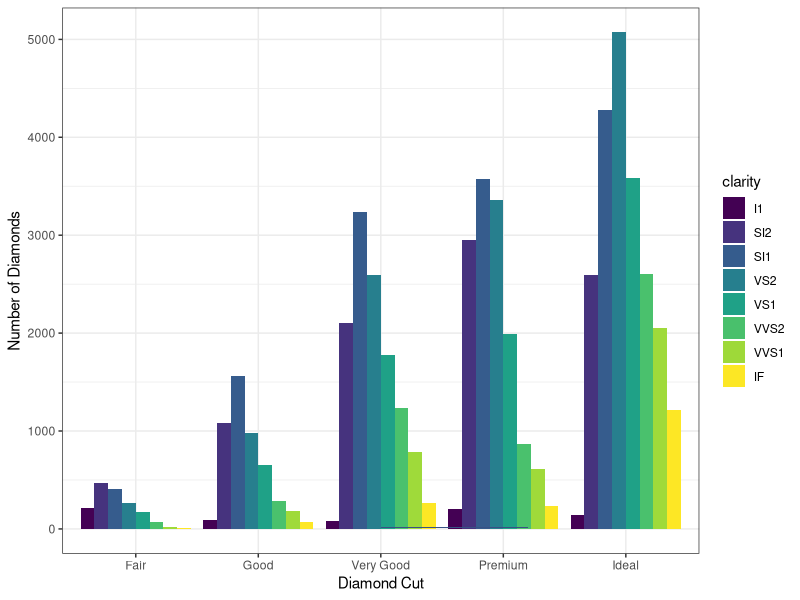
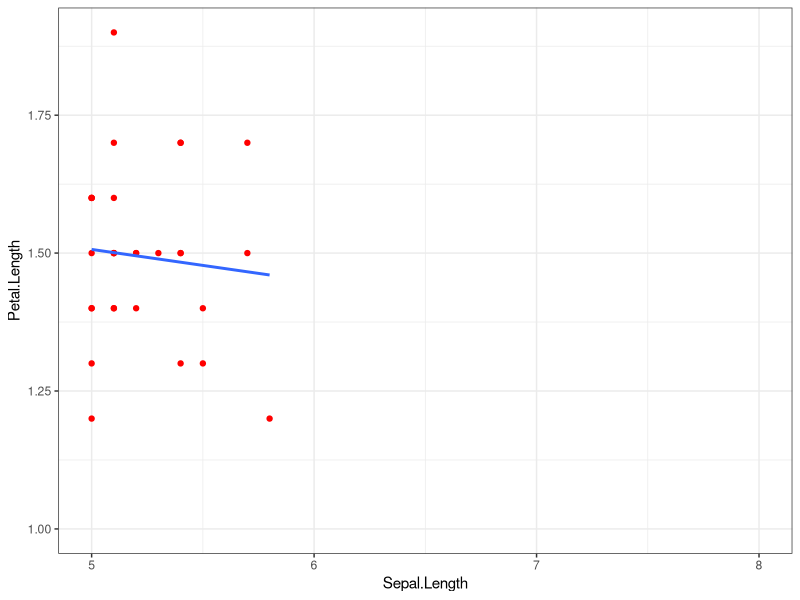
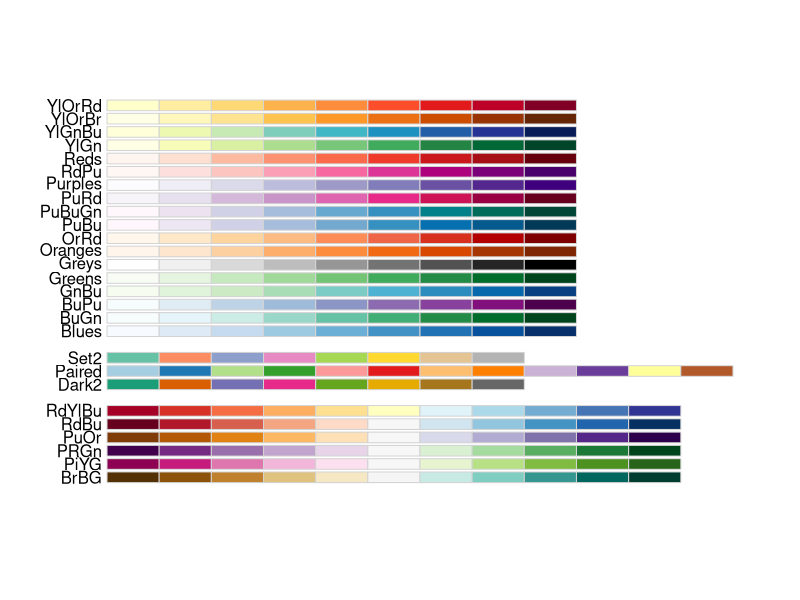

These figures' R source, in order:
## ---- chunk 1
knitr::opts_chunk$set(echo = FALSE)
## ---- chunk 2
library("ggplot2")
library("magrittr") #so I can do some piping
data("diamonds")
data("mpg")
data("iris")
theme_set(theme_bw()) #I'll give you this one, you can set the theme individually for graphs
#or you can set the theme for all the graphs using theme_set()
#theme_bw() is best theme (IMO)

#for graph 3:
library("ggrepel")


## ---- chunk 3
data("diamonds")
#hint think about the *position* the bars are in...
## ---- chunk 4
ggplot(data=diamonds, aes(x =factor(cut), fill=clarity))+
  geom_bar(position=position_dodge())+
  xlab("Diamond Cut")+
  ylab("Number of Diamonds")+
  geom_rect(xmin = 3, xmax = 4.2, ymin = 12, ymax = 21,
        alpha = .2)
        

## ---- chunk 5
data("iris")
## ---- chunk 6
ggplot(subset(iris, Species == "setosa"),
       aes(x=Sepal.Length, y=Petal.Length)) + 
  scale_x_continuous(limits = c(5,8))+
  geom_point(color="red")+
  geom_smooth(method=lm, se=F) 



## ---- chunk 7
data("mpg")
corvette <- mpg[mpg$model == "corvette",]
#install
require("ggrepel") #useful for making text annotations better, hint hint
set.seed(42)
## ---- chunk 8

## ---- chunk 9
data(mpg)

#hint for the coloring, colorbrewer and you can set palette colors and make your graphs colorblind friendly
library(RColorBrewer)
display.brewer.all(colorblindFriendly = T) #take a look at the colorblindfriendly options
## ---- chunk 10
